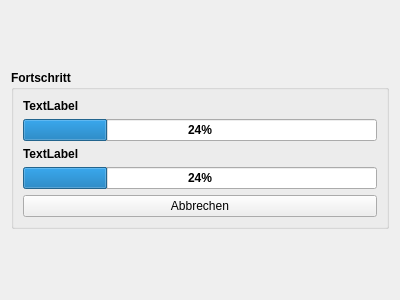
<?xml version="1.0" encoding="UTF-8"?>
<ui version="4.0">
 <class>Form</class>
 <widget class="QWidget" name="Form">
  <property name="geometry">
   <rect>
    <x>0</x>
    <y>0</y>
    <width>400</width>
    <height>300</height>
   </rect>
  </property>
  <property name="sizePolicy">
   <sizepolicy hsizetype="Preferred" vsizetype="Maximum">
    <horstretch>0</horstretch>
    <verstretch>0</verstretch>
   </sizepolicy>
  </property>
  <property name="windowTitle">
   <string>Fortschrittsbalken</string>
  </property>
  <layout class="QGridLayout" name="gridLayout">
   <item row="0" column="0">
    <widget class="QFrame" name="MainWidget">
     <property name="sizePolicy">
      <sizepolicy hsizetype="Preferred" vsizetype="Maximum">
       <horstretch>0</horstretch>
       <verstretch>0</verstretch>
      </sizepolicy>
     </property>
     <property name="frameShape">
      <enum>QFrame::NoFrame</enum>
     </property>
     <property name="frameShadow">
      <enum>QFrame::Plain</enum>
     </property>
     <layout class="QVBoxLayout" name="verticalLayout">
      <property name="leftMargin">
       <number>0</number>
      </property>
      <property name="topMargin">
       <number>0</number>
      </property>
      <property name="rightMargin">
       <number>0</number>
      </property>
      <property name="bottomMargin">
       <number>0</number>
      </property>
      <item>
       <widget class="QGroupBox" name="Group_Progress">
        <property name="sizePolicy">
         <sizepolicy hsizetype="Preferred" vsizetype="Maximum">
          <horstretch>0</horstretch>
          <verstretch>0</verstretch>
         </sizepolicy>
        </property>
        <property name="font">
         <font>
          <weight>75</weight>
          <bold>true</bold>
         </font>
        </property>
        <property name="title">
         <string>Fortschritt</string>
        </property>
        <layout class="QGridLayout" name="gridLayout_11">
         <item row="0" column="1">
          <widget class="QLabel" name="Label_Progress_All">
           <property name="text">
            <string>TextLabel</string>
           </property>
           <property name="wordWrap">
            <bool>true</bool>
           </property>
          </widget>
         </item>
         <item row="1" column="1">
          <widget class="QProgressBar" name="Progress_All">
           <property name="value">
            <number>24</number>
           </property>
          </widget>
         </item>
         <item row="3" column="1">
          <widget class="QProgressBar" name="Progress_Single">
           <property name="value">
            <number>24</number>
           </property>
          </widget>
         </item>
         <item row="4" column="1">
          <widget class="QPushButton" name="But_Cancel">
           <property name="font">
            <font>
             <weight>50</weight>
             <bold>false</bold>
            </font>
           </property>
           <property name="text">
            <string>Abbrechen</string>
           </property>
          </widget>
         </item>
         <item row="2" column="1">
          <widget class="QLabel" name="Label_Progress_Single">
           <property name="text">
            <string>TextLabel</string>
           </property>
           <property name="wordWrap">
            <bool>true</bool>
           </property>
          </widget>
         </item>
        </layout>
       </widget>
      </item>
     </layout>
    </widget>
   </item>
  </layout>
 </widget>
 <resources/>
 <connections/>
</ui>
